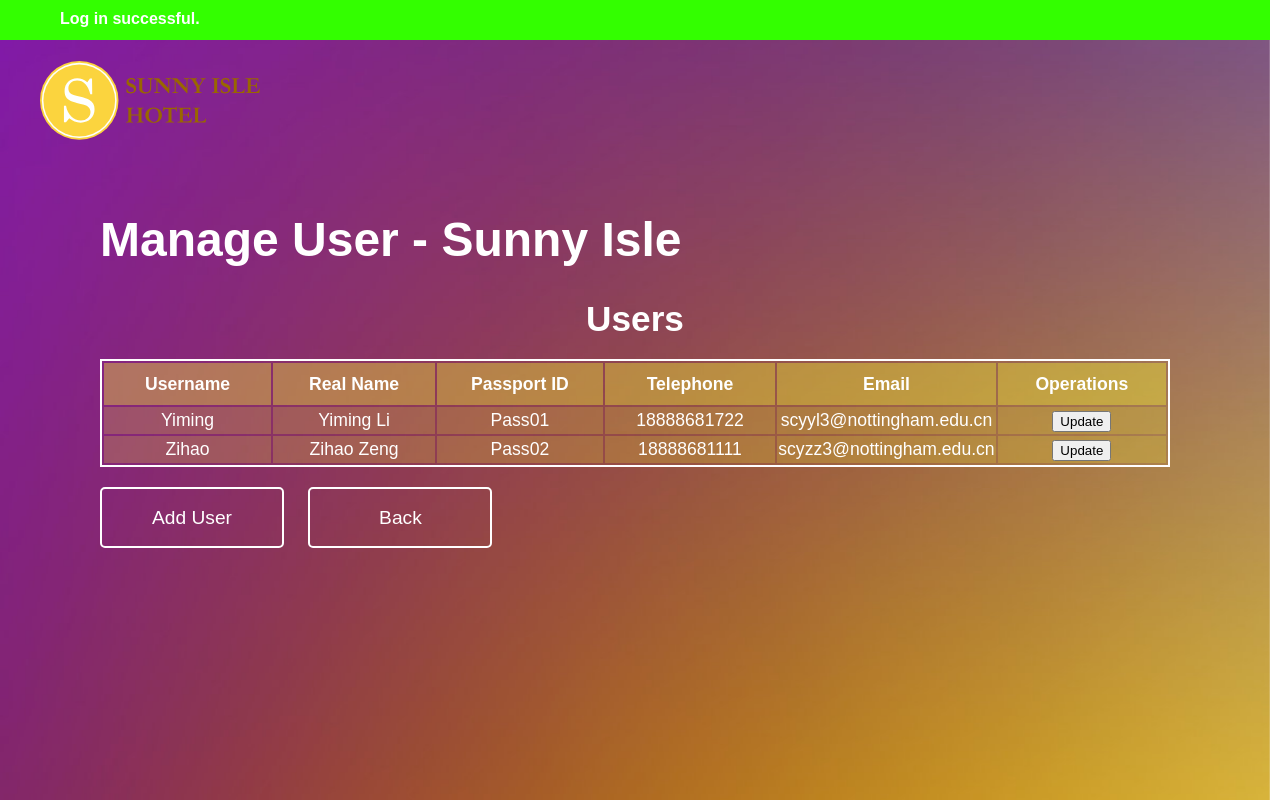
Screenshot of /hotel_management/manage_user/index.php (signed in) with the database file from the repository.
### tables this page shows
CREATE TABLE user(
	username VARCHAR(64),
	password VARCHAR(64) NOT NULL,
	realname VARCHAR(64) NOT NULL,
	passport VARCHAR(32) UNIQUE NOT NULL,
	tel VARCHAR(32) NOT NULL,
	email VARCHAR(64) NOT NULL,
	CONSTRAINT userPK PRIMARY KEY (username)
)CHARACTER SET utf8;

### hotel_management/manage_user/index.php (the view, shortened to what this page needs)
<!DOCTYPE html>
<html>
<head>
	<link rel="stylesheet" type="text/css" href="index.css">
</head>
<body>
	<?php
		if(isset($_SESSION['notificationType'])){
			echo("<div class=\"" . $_SESSION['notificationType'] . "\" id=\"notification\">" . $_SESSION['notification'] . "</div>");
		}
	?>
	<div id="background"></div>
	<div id="home"></div>
	<div id="main">
		<?php
			if(!isset($_SESSION['userType'])){
				echo("
					<h1>You are not logged in!</h1>
					<p>You may wish to <a href=\"../../staff_login\">log in</a> first.</p>
				");
			}else if($_SESSION['userType'] == "user"){
				echo("
					<h1>You are not logged in as a staff!</h1>
				");
			}else{
				try{
					echo("
						<h1>Manage User - Sunny Isle</h1>
						<table>
							<caption>Users</caption>
							<tr>
								<th>Username</th>
								<th>Real Name</th>
								<th>Passport ID</th>
								<th>Telephone</th>
								<th>Email</th>
								<th>Operations</th>
							</tr>
					");
					$conn = new PDO("mysql:host=localhost;dbname=scyjc1", "scyjc1", "Jizhou990528");
					$conn->setAttribute(PDO::ATTR_ERRMODE, PDO::ERRMODE_EXCEPTION);
					$stmt = $conn->prepare('SELECT * FROM user ORDER BY passport');
					$stmt->execute();
					$users = $stmt->fetchAll();
					foreach($users as $user){
						echo("<tr>");
						echo("<td>" . $user["username"] . "</td>");
						echo("<td>" . $user["realname"] . "</td>");
						echo("<td>" . $user["passport"] . "</td>");
						echo("<td>" . $user["tel"] . "</td>");
						echo("<td>" . $user["email"] . "</td>");
						echo("<td><button onclick=\"update_user('" . $user["username"] . "');\">Update</button></td>");
						echo("</tr>");
					}
					echo("
						</table>
						<form id=\"form\" action=\"update_user/index.php\" method=\"POST\">
							<input type=\"hidden\" id=\"userName\" name=\"userName\">
						</form>
						<div id=\"add_user\">Add User</div>
						<div id=\"back\">Back</div>
					");
				}catch(PDOException $e){
					$_SESSION['notification'] = $e->getMessage();
					$_SESSION['notificationType'] = "error";
					exit(header("Location: ../"));
				}
			}
		?>
	</div>
</body>
</html>

### hotel_management/manage_user/index.css (style rules this page uses)
body { font-family: sans-serif; margin: 0px; padding-bottom: 100px; }
h1 { color: white; font-size: 3em; }
table { color: white; font-size: 1.1em; margin-top: 20px; border: 2px solid white; text-align: center; }
caption { font-size: 2em; font-weight: bold; margin-bottom: 20px; }
th { background-color: #FF33; width: 180px; height: 40px; }
tr { background-color: #FF33; }
td { height: 25px; }
.success { color: white; font-weight: bold; background-color: #33FF00; width: 100%; height: 30px; padding-top: 10px; padding-left: 60px; }
#background { position: fixed; z-index: -1; background-image: url(images/background.jpg); background-repeat: no-repeat; background-size: 100% 100%; width: 100vw; height: 100vh; }
#home { float: left; background-image: url(images/logo.svg); background-repeat: no-repeat; background-size: 100%; background-position: center center; width: 240px; height: 80px; margin: 20px 0px 0px 40px; cursor: pointer; }
#main { clear: both; padding-top: 40px; padding-left: 100px; padding-right: 100px; }
#add_user { color: white; text-align: center; display: inline-block; font-size: 1.2em; border: 2px solid white; border-radius: 5px; width: 180px; height: 39px; margin-top: 20px; margin-right: 20px; padding-top: 18px; cursor: pointer; }
#back { color: white; text-align: center; display: inline-block; font-size: 1.2em; border: 2px solid white; border-radius: 5px; width: 180px; height: 39px; margin-top: 20px; margin-right: 20px; padding-top: 18px; cursor: pointer; }

### rows the page displays
user: username "Yiming", realname "Yiming Li", passport "Pass01", tel "18888681722", email "scyyl3@nottingham.edu.cn"
user: username "Zihao", realname "Zihao Zeng", passport "Pass02", tel "18888681111", email "scyzz3@nottingham.edu.cn"

### other values shown
$_SESSION['notification'] "Log in successful."
